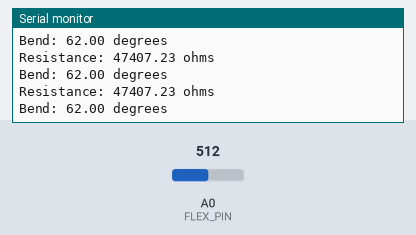
Bench run of a sketch on a simulated Arduino Uno, built with avr-gcc and run on an emulated ATmega328P. Parts: the last lines printed to the serial monitor. The inputs (shaded band) are chosen by the test bench; at power-on: A0 (FLEX_PIN) = 512.

Above: at 1.3 s.
1.4 s: A0 (FLEX_PIN) set to 0
At 1.82 s:
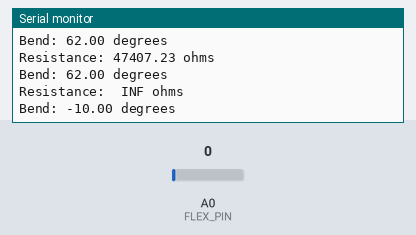
3.5 s: A0 (FLEX_PIN) set to 122
At 3.83 s:
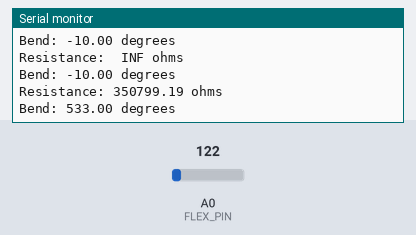
Timing chart, 0 to 6.5 s (numbered marks = the images above; inputs shaded):
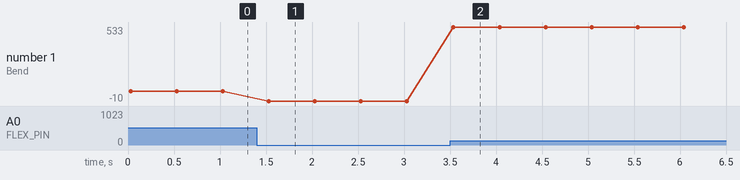

The sketch:

test_flexspectra.ino
```cpp
/******************************************************************************
Flex_Sensor_Example.ino
Example sketch for SparkFun's flex sensors
  (https://www.sparkfun.com/products/10264)
Jim Lindblom @ SparkFun Electronics
April 28, 2016

Create a voltage divider circuit combining a flex sensor with a 47k resistor.
- The resistor should connect from A0 to GND.
- The flex sensor should connect from A0 to 3.3V
As the resistance of the flex sensor increases (meaning it's being bent), the
voltage at A0 should decrease.

Development environment specifics:
Arduino 1.6.7
******************************************************************************/
const int FLEX_PIN = A0; // Pin connected to voltage divider output

// Measure the voltage at 5V and the actual resistance of your
// 47k resistor, and enter them below:
const float VCC = 4.98; // Measured voltage of Ardunio 5V line
const float R_DIV = 47500.0; //33500.0; // Measured resistance of 3.3k resistor

// Upload the code, then try to adjust these values to more
// accurately calculate bend degree.
const float STRAIGHT_RESISTANCE = 7000.0;//37300.0; // resistance when straight
const float BEND_RESISTANCE = 65000.0; // resistance at 90 deg

void setup()
{
  Serial.begin(9600);
  pinMode(FLEX_PIN, INPUT);
}

void loop()
{
  // Read the ADC, and calculate voltage and resistance from it
  int flexADC = analogRead(FLEX_PIN);
  float flexV = flexADC * VCC / 1023.0;
  float flexR = R_DIV * (VCC / flexV - 1.0);
  Serial.println("Resistance: " + String(flexR) + " ohms");

  // Use the calculated resistance to estimate the sensor's
  // bend angle:
  float angle = map(flexR, STRAIGHT_RESISTANCE, BEND_RESISTANCE,
                   0, 90.0);
  Serial.println("Bend: " + String(angle) + " degrees");
  Serial.println();

  delay(500);
}
```

Measured:
- after the input at 1.4 s, the serial monitor: prints a new line after 0.10 s (image 1)
- after the input at 3.5 s, the serial monitor: prints a new line at once (image 2)
- plotted number 1: 62 → -10 after the input at 1.4 s, -10 → 533 after the input at 3.5 s
